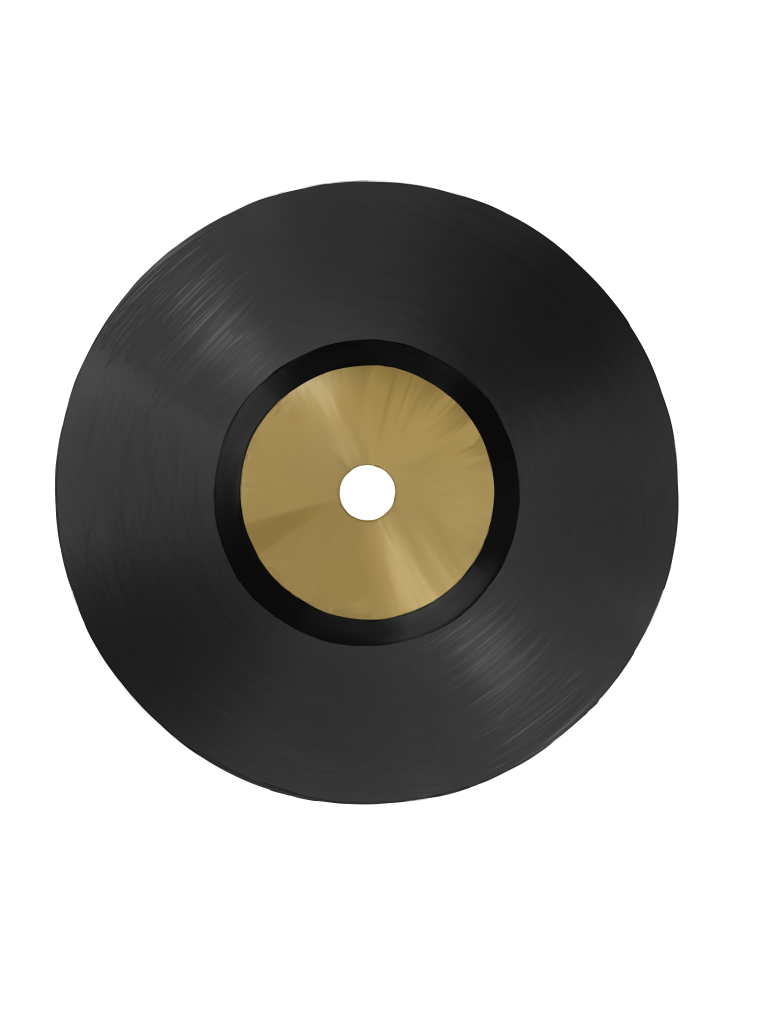
#> input picture assets/img/Top.png, 3090 x 4129 px (shown at 1/4 size); its folder holds 4 pictures in this run
$ python make-discs.py
#> lines starting #> are read from the running program, lines starting #| are printed output that depends on the picture
"""
tools/make-discs.py — 把 assets/img 里的原始唱片图（Top、A–E）和 logo 处理成网页用的版本：唱片输出到 assets/img/discs/，logo 输出为 assets/img/logo.webp
  · 圆盘：以中心孔（透明区）的质心为圆心裁成正方形，这样旋转轴正好在孔上；找不到孔就用外接框中心
  · 非圆盘（E = WP-7 侧脸）：只裁掉透明边
  · 缩到最长边 1600px，存 WebP（带透明通道）
原图不动；换图之后重新跑一遍即可。
用法（在 dev/ 目录下）：python tools/make-discs.py
"""
import sys
from pathlib import Path
from PIL import Image, ImageChops, ImageDraw

sys.stdout.reconfigure(encoding='utf-8')   # Windows 控制台默认 GBK，中文会乱码

SRC = Path('assets/img')
OUT = SRC / 'discs'
SIZE = 1600          # 输出最长边

# (源文件, 输出名, 是否圆盘, 是否加圆形蒙版去掉盘外杂色)
JOBS = [
    ('Top.png', 'top', True,  False),
    ('A.PNG',   'a',   True,  True),    # 原图右上角有金色毛边
    ('B.png',   'b',   True,  False),
    ('C.png',   'c',   True,  False),
    ('D.png',   'd',   True,  False),
    ('E.png',   'e',   False, False),   # WP-7 侧脸，不是圆盘
    ('logo.png', '../logo', False, False),   # 白色字标 → assets/img/logo.webp（左上角 / 首页 / 入场动画用）
]


def find(name):
    """Windows 不分大小写、Linux 分：按实际文件名（忽略大小写）找源文件。"""
    for p in SRC.iterdir():
        if p.is_file() and p.name.lower() == name.lower():
            return p
    raise FileNotFoundError(name)


def hub_center(alpha, bbox):
    """在画面中央小范围内找透明像素（中心孔）的质心。返回 (cx, cy, 是否找到)。"""
    l, t, r, b = bbox
    cx, cy = (l + r) / 2, (t + b) / 2
    w, h = r - l, b - t
    region = (int(cx - w * 0.08), int(cy - h * 0.08), int(cx + w * 0.08), int(cy + h * 0.08))
    sub = alpha.crop(region)
    px = sub.load()
    sx = sy = n = 0
    for y in range(sub.height):
        for x in range(sub.width):
            if px[x, y] < 16:
                sx += x
                sy += y
                n += 1
    if n < 20:
        return cx, cy, False
    return region[0] + sx / n, region[1] + sy / n, True


OUT.mkdir(exist_ok=True)
for src, out, is_round, mask in JOBS:
    im = Image.open(find(src)).convert('RGBA')
#> im is the input picture: PIL image 3090x4129 RGBA; mean R, G, B, A 182.6, 181.2, 177.9, 96.9
    alpha = im.getchannel('A')
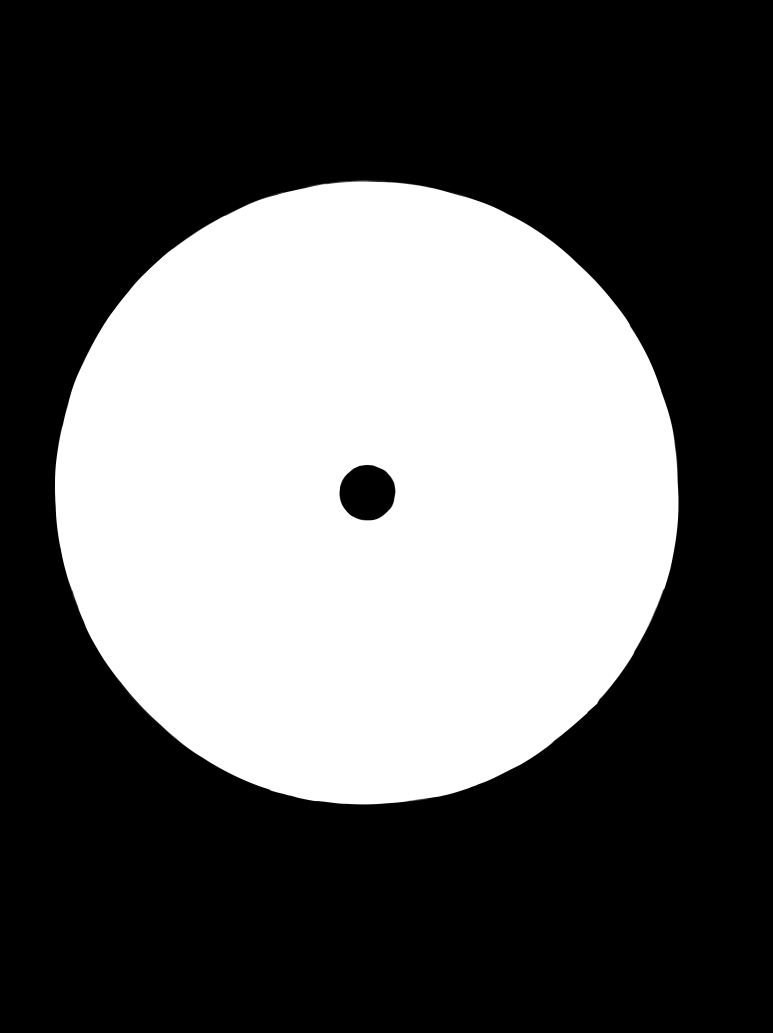
#> alpha: PIL image 3090x4129 L (shown at 1/4 size); min 0, max 255, mean 96.9
    bbox = alpha.getbbox()
#> bbox = (219, 721, 2715, 3218)

    if is_round:
        cx, cy, found = hub_center(alpha, bbox)
#> in hub_center, `l, t, r, b = bbox`: l = 219; t = 721; r = 2715; b = 3218
#> in hub_center, `cx, cy = (l + r) / 2, (t + b) / 2`: cx = 1467; cy = 1969.5
#> in hub_center, `w, h = r - l, b - t`: w = 2496; h = 2497
#> in hub_center, `region = (int(cx - w * 0.08), int(cy - h * 0.08), int(cx + w * 0.08), ..`: region = (1267, 1769, 1666, 2169)
#> in hub_center, `sub = alpha.crop(region)`:
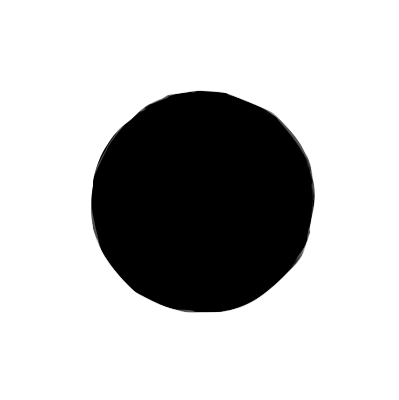
#> sub: PIL image 399x400 L; min 0, max 255, mean 192.9
#> cx = 1469.2; cy = 1970.6; found = True
        half = max(cx - bbox[0], bbox[2] - cx, cy - bbox[1], bbox[3] - cy) + 4
#> half = 1254.2
        im = im.crop((round(cx - half), round(cy - half), round(cx + half), round(cy + half)))   # 越界部分自动补透明
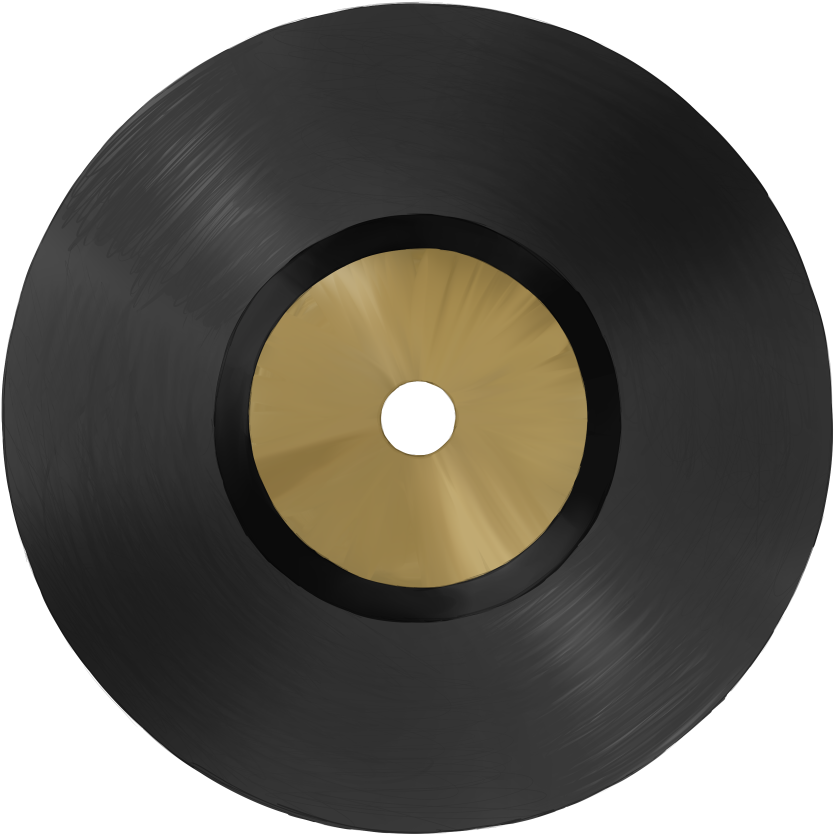
#> im: PIL image 2508x2509 RGBA (shown at 1/3 size); mean R, G, B, A 108.3, 105.4, 98.7, 196.4; transparent parts drawn white
        if mask:
            m = Image.new('L', im.size, 0)
            ImageDraw.Draw(m).ellipse((0, 0, im.width - 1, im.height - 1), fill=255)
            im.putalpha(ImageChops.multiply(im.getchannel('A'), m))
        note = f'圆心=({cx:.0f},{cy:.0f})' + ('' if found else '（没找到中心孔，用外接框中心）')
#> note = '圆心=(1469,1971)'
    else:
        im = im.crop(bbox)
        note = '只裁透明边'

    scale = SIZE / max(im.size)
#> scale = 0.638
    if scale < 1:
        im = im.resize((round(im.width * scale), round(im.height * scale)), Image.LANCZOS)
#> im: PIL image 1599x1600 RGBA

    dst = OUT / f'{out}.webp'
    im.save(dst, 'WEBP', quality=88, method=6)
#> (the run stopped early here; a loop or call above may not have finished)
